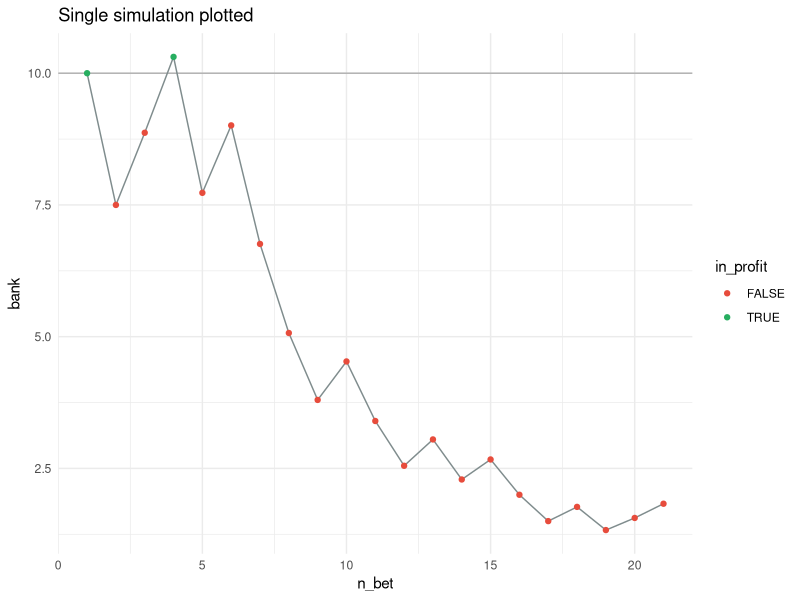

This chart was generated by the following R code:
## ---- chunk 1
knitr::opts_chunk$set(warning=FALSE, error=FALSE, message=FALSE)
## ---- chunk 2
library(tidyverse)
library(reshape2)
## ---- chunk 3
simulator <- function(starting_bank = 10, 
                      n_bet = 20, 
                      stake_proportion = 0.25, 
                      odds_range = c(1.6, 1.8), 
                      win_perc = 50){
  # Loop through n_bet and simulate the result
  bank = starting_bank;
  bank_tracker = c(bank)
  
  for(i in 1:n_bet) {
    # Pick a random odd between the range defined
    odds <- sample(seq(odds_range[1], odds_range[2], 0.01), 1)
    chance <- sample(1:100, 1)
    
    # Did they win that particular bet? 
    if(chance <= win_perc){
      bank = round((bank * (1 - stake_proportion)) + (bank * stake_proportion * odds), 2)
      stake <- bank * stake_proportion
      winnings <- (bank * stake_proportion * odds)
      print(paste("Won bet ", i, ": ", bank, sep = "" ))
    } else {
      bank = round(bank * (1 - stake_proportion), 2)
      print(paste("Lost bet ", i, ": ", bank, sep = "" ))
    }
    bank_tracker = c(bank_tracker,  bank)
  }
  return(bank_tracker)
}
## ---- chunk 4
set.seed(100)
(results <- simulator())
## ---- chunk 5
tibble(bank = results, 
       n_bet = 1:length(results), 
       in_profit = ifelse(bank >= 10, T, F)) %>%
  ggplot(aes(n_bet, bank)) + 
    geom_hline(yintercept = results[1], alpha = 0.25) + 
    geom_line(color = '#7f8c8d') + 
    geom_point(aes(color = in_profit)) + 
    theme_minimal() + 
    scale_colour_manual(values = c("TRUE" = "#27ae60", "FALSE" = "#e74c3c")) +
    labs(title = "Single simulation plotted")
